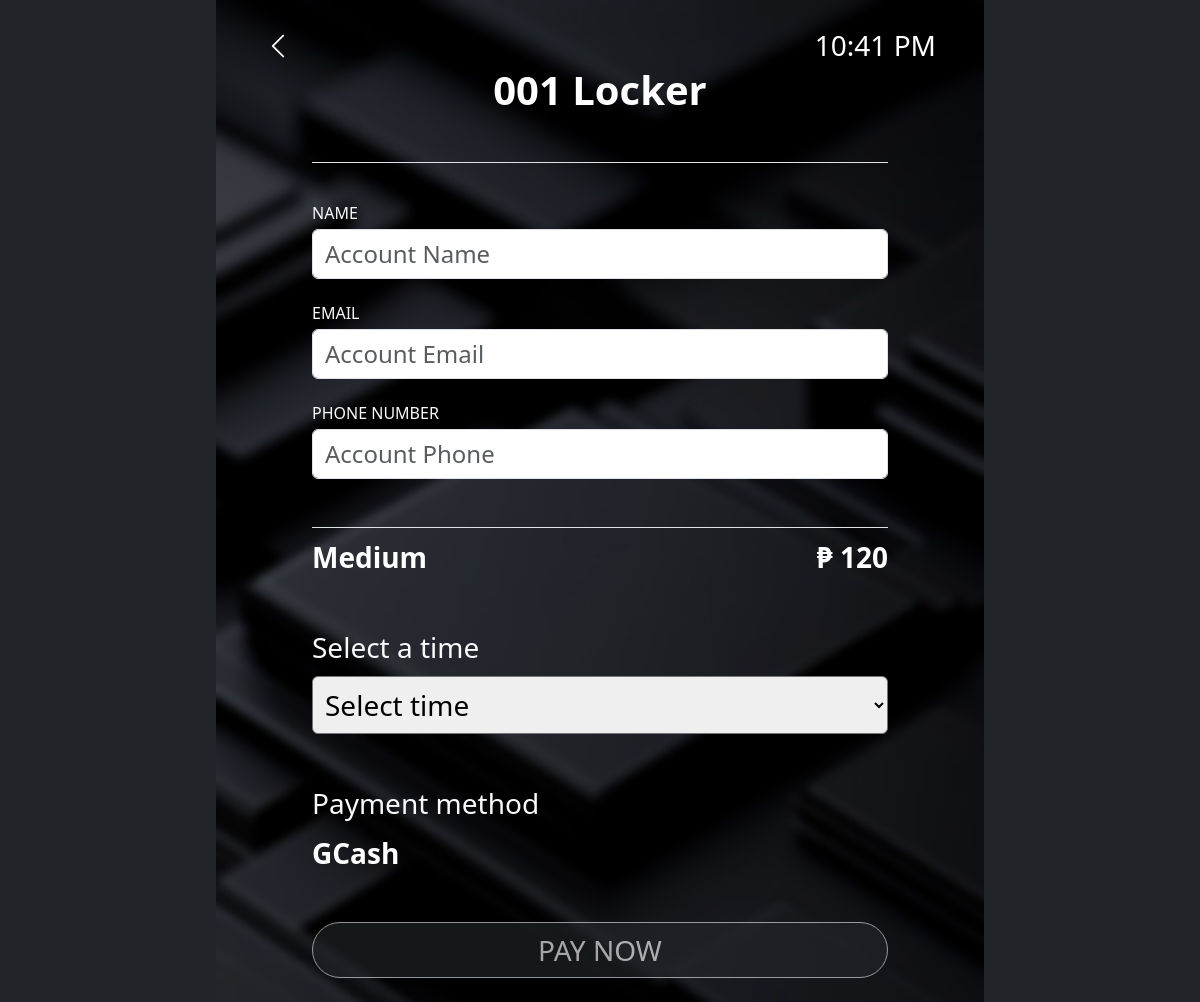
Screenshot of /views/kiosk/index.php?view=RENT&locker=1&price=120 with the database file from the repository.
### tables this page shows
CREATE TABLE `smart_locker` (
  `id` int(11) NOT NULL,
  `locker` varchar(50) NOT NULL,
  `size` varchar(50) NOT NULL,
  `dimension` varchar(50) NOT NULL,
  `price` double(5,2) NOT NULL,
  `status` varchar(50) DEFAULT 'Available',
  `access` varchar(50) DEFAULT NULL,
  `date_created` date DEFAULT curdate()
);

### controller/DbController.php (called while the page is built, shortened)
<?php
include('../../connection/connection.php');
class smartBox extends DBController
{
    function specificLockerView($id)
    {
        $query = "CALL smart_lockerSpecificView(?)";
        $params = array(
            array(
                "param_type" => "i",
                "param_value" => $id
            )
        );
        $LockerResult = $this->getDBResult($query, $params);
        return $LockerResult;
    }
}
$portCont = new smartBox();
?>

### connection/connection.php (called while the page is built, shortened)
<?php
class DBController
{
    private $host = "localhost";
    private $user = "root";
    private $password = "";
    private $database = "smartbox_db";
    private $conn;
    function __construct()
    {
        $this->conn = mysqli_connect($this->host, $this->user, $this->password, $this->database);
    }
    function getDBResult($query, $params = array())
    {
        $sql_statement = $this->conn->prepare($query);
        if (! empty($params)) {
            $this->bindParams($sql_statement, $params);
        }
        $sql_statement->execute();
        $result = $sql_statement->get_result();
        if ($result->num_rows > 0) {
            while ($row = $result->fetch_assoc()) {
                $resultset[] = $row;
            }
        }
        if (! empty($resultset)) {
            return $resultset;
        }
    }
    function bindParams($sql_statement, $params)
    {
        $param_type = "";
        foreach ($params as $query_param) {
            $param_type .= $query_param["param_type"];
        }
        $bind_params[] = & $param_type;
        foreach ($params as $k => $query_param) {
            $bind_params[] = & $params[$k]["param_value"];
        }
        call_user_func_array(array(
            $sql_statement,
            'bind_param'
        ), $bind_params);
    }
}

### views/kiosk/routes/rent.php (the view, shortened to what this page needs)
<div class="container d-flex flex-column flex-fill text-white fs-3 px-5 py-4" style="max-width: 768px; background-image: url('../../public/assets/images/bg.jpg'); background-size: cover;">
        <div class="d-flex justify-content-between">
            <a href="?view=HOME" class="text-white"><i class="bi bi-chevron-left"></i></a>
            <div id="currentTime"></div>
        </div>
        <div class="d-flex flex-fill align-items-center justify-content-center px-5">
            <form method="POST" action="?action=RENT" class="w-100">
                <div class="text-center mb-4">
                    <h1 class="fw-bold border-bottom pb-5">
                        <?php echo $lockerResult[0]['locker'].' Locker';  ?>
                    </h1>
                </div>
                <div class="mb-2">
                    <label class="text-light fs-6">NAME</label>
                    <input type="text" name="name" class="form-control fs-4" id="name" placeholder="Account Name" required>
                </div>
                <div class="mb-2">
                    <label class="text-light fs-6">EMAIL</label>
                    <input type="email" name="email" class="form-control fs-4" id="email" placeholder="Account Email" required>
                </div>
                <div class="mb-2 border-bottom pb-5">
                    <label class="text-light fs-6">PHONE NUMBER</label>
                    <input type="tel" name="phone" class="form-control fs-4" id="phone" placeholder="Account Phone" required inputmode="numeric" pattern="[0-9]*" oninput="this.value = this.value.replace(/[^0-9]/g, '');">
                </div>
                <div class="d-flex justify-content-between mb-5 w-100">
                    <div class="fw-bold" id="sizeDisplay"><?php echo $lockerResult[0]['size']; ?></div>
                    <div class="fw-bold" id="amountDisplay">₱ <?php echo $lockerResult[0]['price']; ?></div>
                </div>
                <div class="mb-5">
                    <label for="timeSelect" class="text-start text-light mb-2">Select a time</label>
                    <select name="hours" class="rounded p-2 w-100" id="timeSelect">
                        <option value="" disabled selected>Select time</option>
                    </select>
                </div>
                <div class="mb-5">
                    <label class="text-start text-light mb-2">Payment method</label>
                    <div class="fw-bold">GCash</div>
                </div>
                <button type="submit" class="btn btn-dark border rounded-pill fs-3 w-100" name="submit" id="payButton" disabled>PAY NOW</button>
            </form>
        </div>
    </div>

### rows the page displays
smart_locker: locker "001", size "Medium", price "120"
